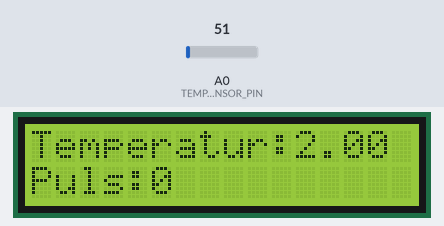
A sketch run on a simulated Arduino Uno, built with avr-gcc and run on an emulated ATmega328P. Shown: 16×2 character LCD. The test bench sets the inputs (shaded band); at power-on: A0 (TEMP_SENSOR_PIN) = 51. What the sketch prints to the serial monitor is not drawn.

Above: at 3.2 s.
3.3 s: A0 (TEMP_SENSOR_PIN) set to 61
At 5.3 s:
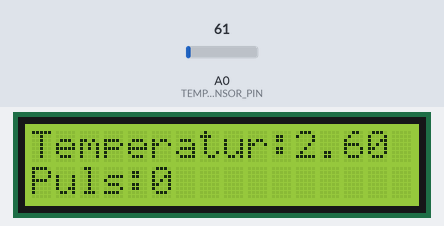
5.6 s: A0 (TEMP_SENSOR_PIN) set to 71
At 7.2 s:
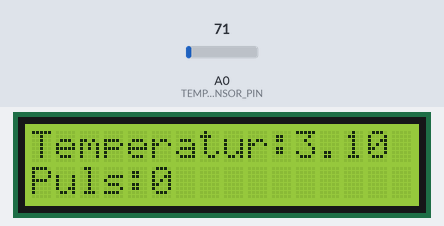
7.8 s: A0 (TEMP_SENSOR_PIN) set to 86
At 9.0 s:
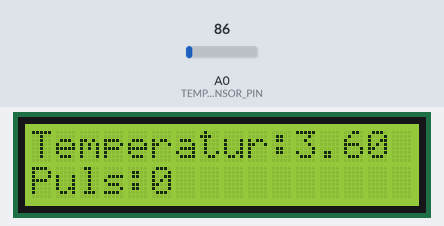
Timing chart, 0 to 10.8 s (numbered marks = the images above; inputs shaded):
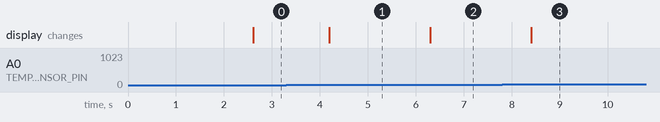

Measured:
- after the input at 3.3 s, the display: changes after 0.89 s (image 1)
- after the input at 5.6 s, the display: changes after 0.70 s (image 2)
- after the input at 7.8 s, the display: changes after 0.61 s (image 3)

The sketch:

copy30.04.24_nwt_VitaldatenProjectCode_1.0.ino
```cpp
// <-> Introduction <-><-><-><-><-><-><-><-><-><-><-><-><-><-><-><-><-><-><-><-><-><-><-><-><-><-><-><-><-><-><-><-><-><-><-><-><-><-><-><-><-><-><-><-><-><-><-><-><-> Introduction <->  //
/*
  > "<-><->" --> main parts
  > "------" --> initializing sub categories
  > "~~~~~~" --> function sub categories


Todo:
 > ...

Bugs:
 > ...

*/

// <-> Initializing <-><-><-><-><-><-><-><-><-><-><-><-><-><-><-><-><-><-><-><-><-><-><-><-><-><-><-><-><-><-><-><-><-><-><-><-><-><-><-><-><-><-><-><-><-><-><-><-><-> Initializing <->  //
#include <LiquidCrystal_I2C.h>

#include <Key.h>
#include <Keypad.h>

// ------ main ----------------------------------------------------
#define TASTER_PIN 18
int mode = 1; //0 -> Konzentrationsspiel; 1 -> Puls & Temp
volatile int taster_stat = 0;

// ------ LCD Display ----------------------------------------------
LiquidCrystal_I2C lcd(0x27, 16, 2);

// ------ temperatursensor -----------------------------------------
#define TEMP_SENSOR_PIN A0
int temp_value = 0;
float temperatur = 0;

// ------ pulssensor -----------------------------------------------
#define PULS_SENSOR_PIN A3
int puls_value = 0;
int puls = 0;


// ------ konzentrationsspiel -----------------------------------------------
bool gamestart = false; //


// <-> Setup <-><-><-><-><-><-><-><-><-><-><-><-><-><-><-><-><-><-><-><-><-><-><-><-><-><-><-><-><-><-><-><-><-><-><-><-><-><-><-><-><-><-><-><-><-><-><-><-><-><-><-><-><-> Setup <->  //

void setup() {
  //initializing --------------------------------------------
  Serial.begin(9600);
  lcd.init();
  lcd.clear();
  lcd.backlight();
  attachInterrupt(digitalPinToInterrupt(TASTER_PIN), tasterInterrupt, FALLING);

  //main ----------------------------------------------------
  pinMode(TASTER_PIN, INPUT_PULLUP);


  // start screen
  startMode();
}


// <-> Loop <-><-><-><-><-><-><-><-><-><-><-><-><-><-><-><-><-><-><-><-><-><-><-><-><-><-><-><-><-><-><-><-><-><-><-><-><-><-><-><-><-><-><-><-><-><-><-><-><-><-><-><-><-><-> Loop <->  //

void loop() {

  if(taster_stat == 1){
    taster_stat = 0;
    changeMode();
  }

  if(mode == 1){ //temp- & pulssensor
    sensors();
  }else if(mode == 2){ //konzentrationsspiel
    if(gamestart == true){
      konzentrationsspiel();
    }
  }
}


// <-> functions <-><-><-><-><-><-><-><-><-><-><-><-><-><-><-><-><-><-><-><-><-><-><-><-><-><-><-><-><-><-><-><-><-><-><-><-><-><-><-><-><-><-><-><-><-><-><-><-><-><-><-><-> functions <-> //


// ~~~ main ~~~~~~~~~~~~~~~~~~~~~~~~~~~~~~~~~~~~~~~~~~~~~~~~~~~~~~~~~~~~~~~~~~~~ main ~~~~~~~~~~~~

void tasterInterrupt(){
  taster_stat = 1;
}

void changeMode(){
  if(mode < 2){
    mode++;
  }else {
    mode = 1;
  }
  //Serial.println(mode);
  startMode();
}

void startMode(){
  if(mode == 0){ //start screen
    Serial.println(">-------------------- Vitaldaten Projekt NwT Klasse 9 --------------------<");
    lcd.clear();
    printCharLcd("Vitaldatenprojekt", 0, 0);
    printCharLcd("NwT Klasse 9", 1, 0);
  }else if(mode == 1){ //temp- & pulssensor
    Serial.println("Vitaldatenmessung");
    lcd.clear();
    printCharLcd("Vitaldaten", 0, 0);
    printCharLcd("Messung", 1, 0);

    delay(2000);
  }else if(mode == 2){ //konzentrationsspiel
    Serial.println("Konzentrationsspiel");
    lcd.clear();
    printCharLcd("Konzentration", 0, 0);
    printCharLcd("Spiel", 1, 0);

    gamestart = true;
  }
}

void sensors(){
  tempSensor();
  pulsSensor();

  lcd.clear();
  printCharLcd("Temperatur:", 0, 0);
  printFloatLcd(temperatur, 0, 11);
  printCharLcd("Puls:", 1, 0);
  printNumLcd(puls, 1, 5);
}

void konzentrationsspiel(){
  gamestart = false;
}


// ~~~ all ~~~~~~~~~~~~~~~~~~~~~~~~~~~~~~~~~~~~~~~~~~~~~~~~~~~~~~~~~~~~~~~~~~~~ all ~~~~~~~~~~~~~~

void printCharLcd(char text[], int cursorX, int cursorY){
  //Lcd.clear();
  lcd.setCursor(cursorY, cursorX);
  lcd.print(text);
}

void printNumLcd(int num, int cursorX, int cursorY){
  //Lcd.clear();
  lcd.setCursor(cursorY, cursorX);
  lcd.print(num);
}

void printFloatLcd(float num, int cursorY, int cursorX){
  //Lcd.clear();
  lcd.setCursor(cursorX, cursorY);
  lcd.print(num);
}
// ~~~ Konzentrationsspiel ~~~~~~~~~~~~~~~~~~~~~~~~~~~~~~~~~~~~~~~~~~~~~~~~~~~~ Konzentrationsspiel ~~~


// ~~~ Pulssensor ~~~~~~~~~~~~~~~~~~~~~~~~~~~~~~~~~~~~~~~~~~~~~~~~~~~~~~~~~~~~~ Pulssensor ~~~~~~~~~~~~~~~

void pulsSensor(){
  puls = 0;
}

// ~~~ Temperatursensor ~~~~~~~~~~~~~~~~~~~~~~~~~~~~~~~~~~~~~~~~~~~~~~~~~~~~~~~ Temperatursensor ~~~~~~~~~~~~~~~

void tempSensor(){
  temp_value = analogRead(TEMP_SENSOR_PIN);
  temp_value /= 10;
  temperatur = map(temp_value, 42, 20, 215, 99);
  temperatur /= 10;

  Serial.println(temperatur);
  delay(500);
}
```
